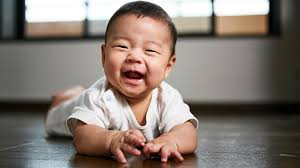
#> input picture Open CV/babyimage1.jpg, 300 x 168 px
$ jupyter execute cv.ipynb
#> lines starting #> are read from the running program, lines starting #| are printed output that depends on the picture; after the words box and inside, x2 and y2 are one past the last pixel; in counts of white or black regions, pixels touching at a corner belong together
[cell 1]
# install opencv

# opencv is used for capture live or saved video

[cell 2]
import cv2

[cell 3]
#read image using opencv
img=cv2.imread('babyimage1.jpg')
#> img is the input picture: shape (168, 300, 3); mean B, G, R 113.1, 121.1, 132.5
img

[cell 4]
# how to show image
cv2.imshow('imageee',img)  #imagee --> window name
cv2.waitKey(10000) #pause image for 10 second,  10000 = 10 sec
cv2.destroyAllWindows() #close all window

[cell 5]
img2=cv2.imread('babyimage2.jpeg')
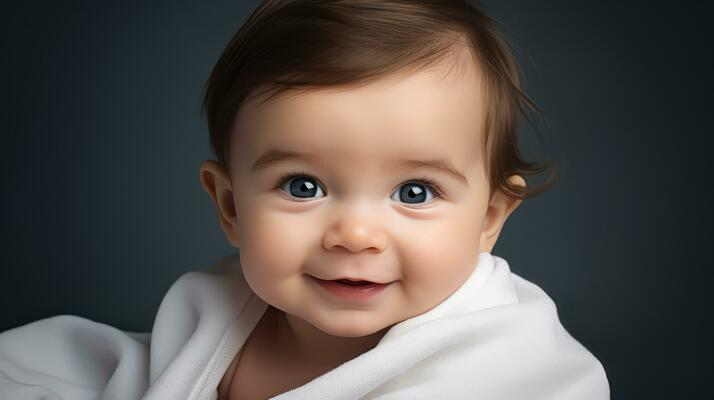
#> input picture Open CV/babyimage2.jpeg, 714 x 400 px
#> img2 is the input picture: shape (400, 714, 3); mean B, G, R 79.4, 83.3, 89.6

[cell 6]
cv2.imshow('imagee2',img2)
cv2.waitKey(10000)
cv2.destroyAllWindows()

[cell 7]
#how to convert color image to grayscale image
img_gray=cv2.imread('babyimage2.jpeg',cv2.IMREAD_GRAYSCALE)
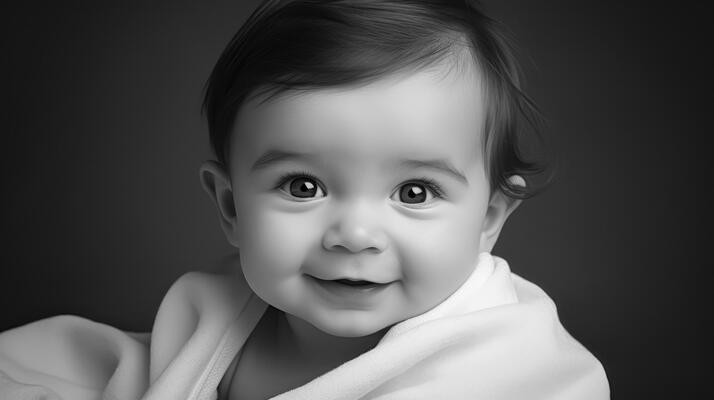
#> img_gray: shape (400, 714); min 0, max 254, mean 84.7
img_gray

[cell 8]
cv2.imshow('imagee3',img_gray)
cv2.waitKey(10000)
cv2.destroyAllWindows()

[cell 9]
img_gray2=cv2.imread('babyimage1.jpg',cv2.IMREAD_GRAYSCALE)
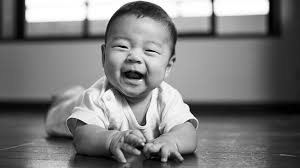
#> img_gray2: shape (168, 300); min 0, max 255, mean 123.6
cv2.imshow('imagee4',img_gray2)
cv2.waitKey(10000)
cv2.destroyAllWindows()

[cell 10]
#how to save image
cv2.imwrite('sample.jpg',img_gray)
#> Out = True

[cell 11]
#how to convert image to binary
    #color image --> grayscale --> binary

#threshold() is used for binary conversion,  threshold returns 2 outputs
thresh,bin_img=cv2.threshold(img_gray,180,225,cv2.THRESH_BINARY) #thresh is the intencity of black and white (180,225),  bin_img is the image
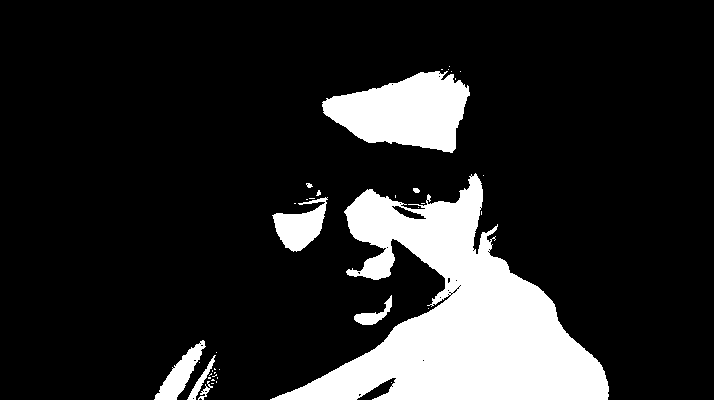
#> bin_img: shape (400, 714); values 0 (black) and 225 (white), 15.6% white; 39 white regions (30 under 20 px), largest, box (x1, y1, x2, y2) and area: (270, 173, 609, 400) 33209, (322, 71, 470, 153) 7818, (272, 197, 328, 252) 1625
cv2.imshow('imahgee5',bin_img)
cv2.waitKey(10000)
cv2.destroyAllWindows()

[cell 12]
print(thresh)

[cell 13]
# we can also other function THRESH_OTSU for grayscale,
thresh,bin_img=cv2.threshold(img_gray,180,225,cv2.THRESH_OTSU) #in THRESH_OTSU black & white is set by machine, user given number is not used
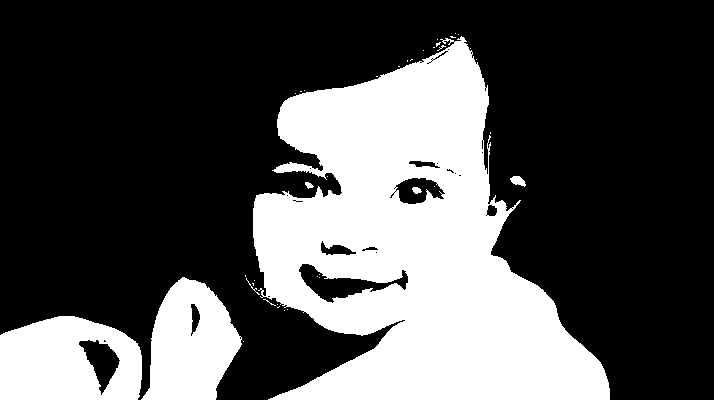
#> bin_img: shape (400, 714); values 0 (black) and 225 (white), 31.8% white; 39 white regions (32 under 20 px), largest, box (x1, y1, x2, y2) and area: (253, 36, 610, 400) 72698, (0, 316, 142, 400) 9475, (141, 277, 242, 400) 8328
#> thresh = 109
cv2.imshow('imahgee6',bin_img)
cv2.waitKey(10000)
cv2.destroyAllWindows()

[cell 14]
print(thresh)
#| 109.0

[cell 15]
#we can use matplotlib for display, because matplotlib has better display than cv2.imshow()
import matplotlib.pyplot as plt
img=cv2.imread('babyimage1.jpg')
plt.imshow(img)

[cell 16]
#here color is blueish because, while reading image whith cv2 image converted from RGB to BGR,
#  and show image using cv2 image convert from BGR back to RGB,
#  but read image using cv2 but show image using matplotlib becomes blue, because matplotlib doesnot convert backto RGB

[cell 17]
#to convert BGR to RGB
conv_img=cv2.cvtColor(img,cv2.COLOR_BGR2RGB)
plt.imshow(conv_img)

[cell 18]
#boxing plot --> used to draw circle,rectangle in an image

#to draw rectangle, 2 points are important ----> left top and right bottom
cv2.rectangle(conv_img,pt1=(100,18),pt2=(175,100),color=(255,0,0),thickness=2)
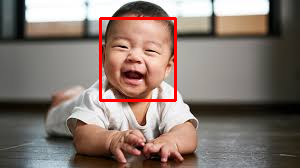
#> conv_img: shape (168, 300, 3); mean R, G, B 134.2, 118.3, 110.5
plt.imshow(conv_img)

[cell 19]
#to draw circle, 2 points are important ----> center point and radius
conv_img2=cv2.cvtColor(img,cv2.COLOR_BGR2RGB)

cv2.circle(conv_img2,center=(135,55),radius=40,color=(0,255,0),thickness=2)   #here if you give thickness negative value you can fill color
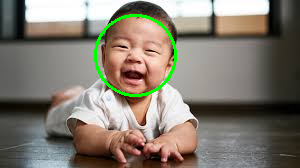
#> conv_img2: shape (168, 300, 3); mean R, G, B 130.2, 123.1, 111.5
plt.imshow(conv_img2)

[cell 20]
# how to add text inside image
conv_img3=cv2.cvtColor(img,cv2.COLOR_BGR2RGB)
cv2.putText(conv_img3, text='CUTE BABY', org=(180,60), fontFace=cv2.FONT_HERSHEY_COMPLEX, fontScale=0.5, color=(255,0,0), thickness=1)
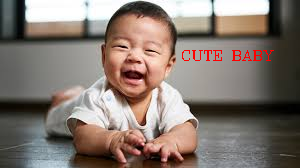
#> conv_img3: shape (168, 300, 3); mean R, G, B 133.2, 120.2, 112.3
plt.imshow(conv_img3)
                        # org --> origin of text,
